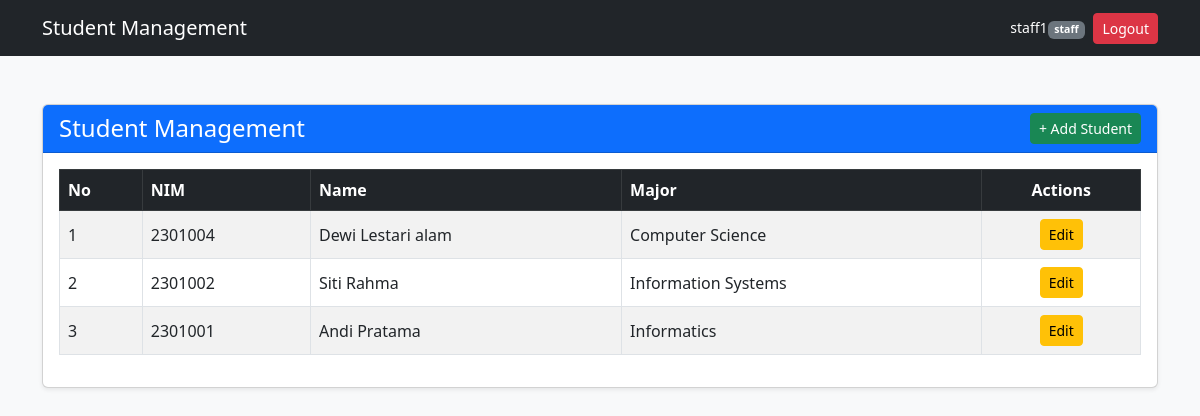
Page /index.php (signed in) on the committed database.
### tables this page shows
CREATE TABLE `students` (
  `id` int(11) NOT NULL,
  `nim` varchar(20) NOT NULL,
  `name` varchar(100) NOT NULL,
  `major_id` int(11) NOT NULL
);

CREATE TABLE `majors` (
  `id` int(11) NOT NULL,
  `name` varchar(50) NOT NULL
);

### index.php (the view, shortened to what this page needs)
<?php
include 'config.php';
$query = "SELECT s.id, s.nim, s.name, m.name AS major_name
          FROM students s
          JOIN majors m ON s.major_id = m.id
          ORDER BY s.id DESC";
$result = mysqli_query($conn, $query);
?>
<!DOCTYPE html>
<html lang="en">
<head>
<link href="https://cdn.jsdelivr.net/npm/bootstrap@5.3.0/dist/css/bootstrap.min.css" rel="stylesheet">
</head>
<body class="bg-light">
    <?php include 'navbar.php'; ?>
<div class="container mt-5">
<div class="card shadow-sm">
<div class="card-header bg-primary text-white d-flex justify-content-between align-items-center">
<h4 class="mb-0">Student Management</h4>
<a href="create.php" class="btn btn-success btn-sm">+ Add Student</a>
</div>
<div class="card-body">
<div class="table-responsive">
<table class="table table-bordered table-striped table-hover align-middle">
<thead class="table-dark">
<tr>
<th>No</th>
<th>NIM</th>
<th>Name</th>
<th>Major</th>
<th class="text-center">Actions</th>
</tr>
</thead>
<tbody>
<?php $no = 1; while ($row = mysqli_fetch_assoc($result)): ?>
<tr>
<td><?= $no++ ?></td>
<td><?= htmlspecialchars($row['nim']) ?></td>
<td><?= htmlspecialchars($row['name']) ?></td>
<td><?= htmlspecialchars($row['major_name']) ?></td>
<td class="text-center">
<a href="edit.php?id=<?= $row['id'] ?>" class="btn btn-warning btn-sm">Edit</a>
</td>
</tr>
<?php endwhile; ?>
</tbody>
</table>
</div>
</div>
</div>
</div>
</body>
</html>

### rows in the picture
students: nim "2301004", name "Dewi Lestari alam", major.name "Computer Science"
students: nim "2301002", name "Siti Rahma", major.name "Information Systems"
students: nim "2301001", name "Andi Pratama", major.name "Informatics"

### other values in the picture
$_SESSION['username'] "staff1"
$_SESSION['role'] "staff"
